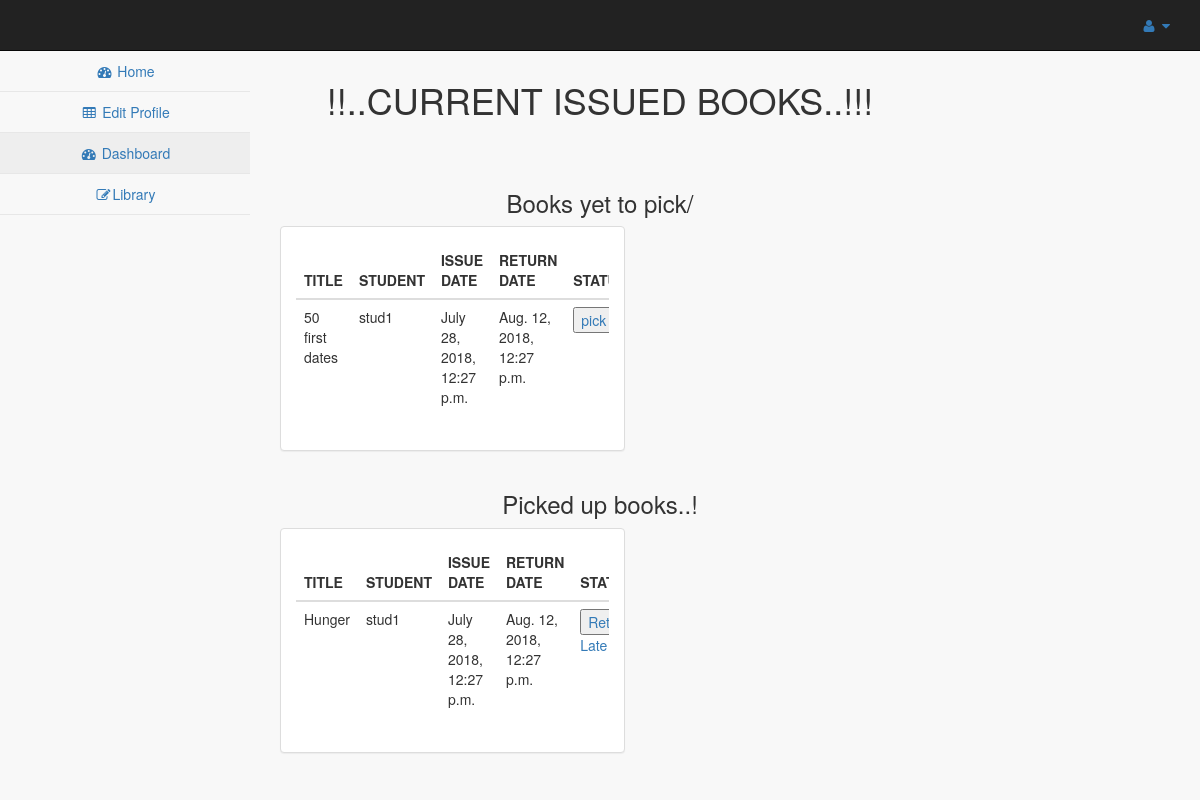
The page /current_status/ (signed in) on the database its author committed.
### app/models.py (models this page shows)
class issued_book(models.Model):
	issued_book= models.CharField(max_length =30)
	student_name=models.CharField(max_length =30)
	issue_date=models.DateTimeField(default=datetime.now(),blank=True)
	return_date=models.DateTimeField(default=datetime.now()+ timedelta(days=15),blank=True)
	status= models.CharField(max_length =30,default="not_picked")
	def __str__(self):
		return self.issued_book+self.status;

### app/views.py (the view)
# urls.py: url(r'^current_status/', views.current_status),
@csrf_exempt
def current_status(request):
	context={};
	try:
		request.session['authority']=request.GET['authority']
	except:
		pass
	try:
		request.session['username']=request.GET['username']
	except:
		pass
	if  request.session['authority'] =="student":
		context['authority']="student"
		username=request.session['username']
		context["books"]=models.issued_book.objects.filter(student_name=username);
		context["username"]=request.session['username']
		return render(request,'student_status.html',context)
	else:
		context['authority']="librarian"
		context["issued_books"]=models.issued_book.objects.all();
		return render(request,'lib_status.html',context)

### app/templates/lib_status.html (shortened to what this page needs)
<!DOCTYPE html>
<html>
<head>
    <link rel="stylesheet" type="text/css" href="/static/css/dashborad.css">
</head>
<center>
<body>
{% include "base.html" %}
<br>
<br><br>
<h1>!!..CURRENT ISSUED BOOKS..!!!</h1>
<br>
<br>
<center>
<h3>Books yet to pick/</h3>
<div class="row">
    <div class="col-lg-6">
        <div class="panel panel-default">
            <div class="panel-body">
                <div class="table-responsive">
                    <table class="table table-hover">
                        <thead>
                            <tr>
                                <th>TITLE</th>
                                <th>STUDENT</th>
                                <th>ISSUE DATE</th>
                                <th>RETURN DATE</th>
                                <th>STATUS</th>
                            </tr>
                        </thead>
                    <tbody>
                            <tr class="success">
                                {% for i in issued_books %}
                                {% if i.status == "not_picked" %}
                                 <tr>
                                 <td>{{i.issued_book}}</td>
                                 <td>{{i.student_name}}</td>
                                 <td>{{i.issue_date}}</td>
                                 <td>{{i.return_date}}</td>
                                 <td>
                                    <a href="/picked_up/?issued_id={{i.id}}">
                                        <button>pick</button>
                                    </a>
                                 </td>
                                 </tr>
                                {% endif %}
                                 {% endfor %}
                            </tr>
                    </tbody>
                    </table>
                </div>
            </div>
        </div>
    </div>
</div>
<h3>Picked up books..!</h3>
<div class="row">
    <div class="col-lg-6">
        <div class="panel panel-default">
            <div class="panel-body">
                <div class="table-responsive">
                    <table class="table table-hover">
                        <thead>
                            <tr>
                                <th>TITLE</th>
                                <th>STUDENT</th>
                                <th>ISSUE DATE</th>
                                <th>RETURN DATE</th>
                                <th>STATUS</th>
                            </tr>
                        </thead>
                    <tbody>
                            <tr class="success">
                                {% for i in issued_books %}
                                {% if i.status == "picked" %}
                                 <tr>
                                 <td>{{i.issued_book}}</td>
                                 <td>{{i.student_name}}</td>
                                 <td>{{i.issue_date}}</td>
                                 <td>{{i.return_date}}</td>
                                 <td>
                                    <a href="/returned/?issued_id={{i.id}}&bookname={{i.issued_book}}">
                                        <button>Return</button><br>
                                        <a href="/fee_receipt/?return_id={{i.id}}&bookname={{i.issued_book}}&&student_name={{i.student_name}}">Late Fee </a>
                                    </a>
                                 </td>
                                 </tr>
                                {% endif %}
                                 {% endfor %}
                            </tr>
                    </tbody>
                    </table>
                </div>
            </div>
        </div>
    </div>
</div>
</center>
</body>
</html>

### app/static/css/dashborad.css (style rules this page uses)
.row { padding-left: 270px; }
.row { padding-left: 280px; padding-right: 200px; }

### rows shown on the page
issued_book: issued_book "50 first dates", student_name "stud1", issue_date "July 28, 2018, 12:27 p.m.", return_date "Aug. 12, 2018, 12:27 p.m."
issued_book: issued_book "Hunger", student_name "stud1", issue_date "July 28, 2018, 12:27 p.m.", return_date "Aug. 12, 2018, 12:27 p.m."
